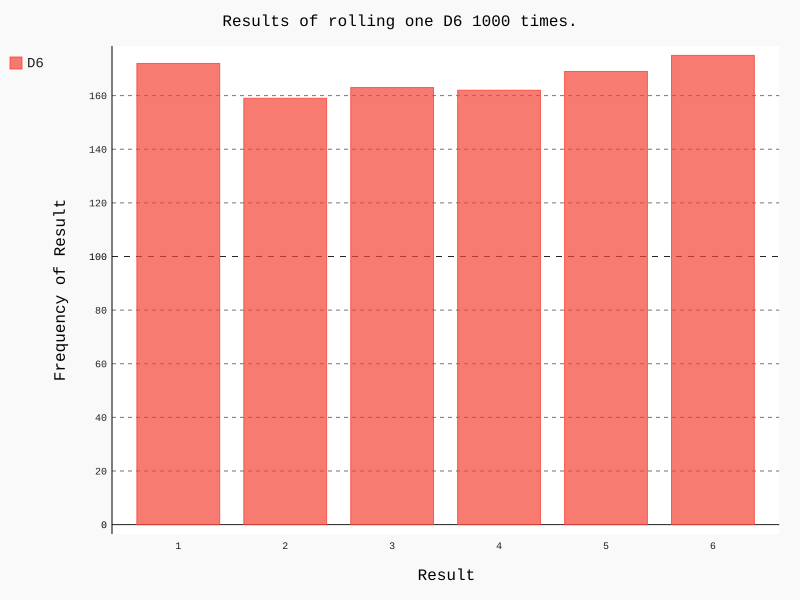

Generate this figure with Python:
import pygal
from die import Die 

# Создание кубика D6.
die = Die()

# Моделирование серии бросков с сохранением результатов в списке.
results = [die.roll() for i in range(1000)]

# Анализ результатов.
frequencies = [results.count(i) for i in range(1, die.num_sides + 1)]

# Визуализация результатов.
hist = pygal.Bar()

hist.title = "Results of rolling one D6 1000 times."
hist.x_labels = [str(i) for i in range(1, 7)]
hist.x_title = "Result"
hist.y_title = "Frequency of Result"

hist.add('D6', frequencies)
hist.render_to_file('die_visual.svg')
